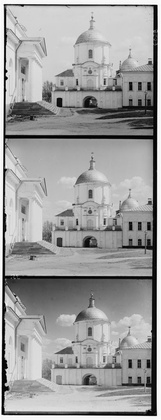
%> input picture part1/part1_6.jpg, 161 x 420 px, shrunk from 393 x 1024 before the run
$ octave part1.m   (GNU Octave 9; MATLAB toolbox functions it lacks are replaced by stand-ins)
%> lines starting %> are read from the running program, lines starting %| are printed output that depends on the picture
% CSE 473/573 Programming Assignment 1, starter Matlab code
% Adapted from A. Efros
% (http://graphics.cs.cmu.edu/courses/15-463/2010_fall/hw/proj1/)
% and R. Fergus
% http://cs.nyu.edu/~fergus/teaching/vision/assign1.pdf
clear all; close all; clc;
% name of the input file
imname = 'part1_6.jpg';

% read in the image
fullim = imread(imname);
%> fullim is the input picture: size 420x161 uint8; min 0, max 255, mean 157.6

% convert to double matrix
fullim = im2double(fullim);
%> fullim: size 420x161 double

% compute the height of each part (just 1/3 of total)
height = floor(size(fullim,1)/3);
%> height = 140
% separate color channels
B = fullim(1:height,:);
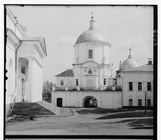
%> B: size 140x161 double; min 0, max 1, mean 0.625
G = fullim(height+1:height*2,:);
R = fullim(height*2+1:height*3,:);
% Perform edge detection over all images i.e. B,G,R
eB = edge(B,'canny');
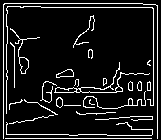
%> eB: size 140x161 logical; 10.2% white in thin lines or dots
eG = edge(G,'canny');
eR = edge(R,'canny');
%--------------------------------------------END
% Align the images
% Functions that might be useful to you for aligning the images include:
% "circshift", "sum"
% Finding the least SSD and then finding the displacement points
% between eG and eB--------------------------BEGIN
min = inf;
for i=-20:20

    for j=-20:20
        cG = circshift(eG,[i j] );
        s = sum(sum((eB-cG).^2));
        if s <= min
            min = s;
            i1 = i;
            j1 = j;
        end

    end
end
%> after the loop, i1 = 0; j1 = 0; min = 2402
%--------------------------------------------END
% Perform the displacement here: ---- BEGIN
Gs = circshift(eG,[i1 j1]);
G1 = circshift(G,[i1 j1]);
% ----------------------------------- END

% Finding the least SSD and then finding the displacement points
% between Gs and eR--------------------------BEGIN
min1 = inf;
for i=-20:20
    for j=-20:20
        cR = circshift(eR,[i j]);
        s1 = sum(sum((Gs-cR).^2));
        if s1 <= min1
            min1 = s1;
            i2 = i;
            j2 = j;
        end

    end
end
%> after the loop, i2 = 2; j2 = 1; min1 = 1669
%--------------------------------------------END

% Perform the displacement here: ---- BEGIN
R1 = circshift(R,[i2 j2]);
% ----------------------------------- END

% open figure
%% figure(1);
% create a color image (3D array)
% ... use the "cat" command
f = cat(3,R1,G1,B);
% show the resulting image
% ... use the "imshow" command
imshow(f);
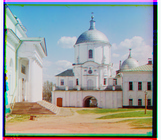
%> displayed picture: size 140x161x3, on the screen's scale of 0 to 255; mean R, G, B 153.6, 160, 159.3
% save result image
imwrite(colorim,['result-' imname]);

$ run again, with part1/part1_1.jpg copied over part1/part1_6.jpg
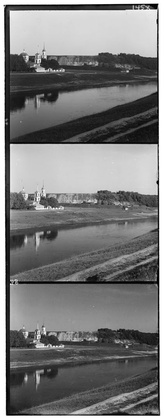
%> input picture part1/part1_1.jpg, 164 x 420 px, shrunk from 400 x 1024 before the run
%> fullim is the input picture: size 420x164 uint8; min 0, max 255, mean 124
%> fullim: size 420x164 double
%> `eB = edge(B,'canny');`:
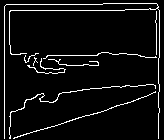
%> eB: size 140x164 logical; 6% white in thin lines or dots
%> after the loop `for i=-20:20`: i1 = 2; j1 = 0; min = 1624
%> after the loop `for i=-20:20`: i2 = 4; j2 = 0; min1 = 1722
%> `imshow(f);`:
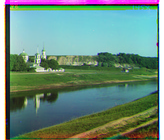
%> displayed picture: size 140x164x3, on the screen's scale of 0 to 255; mean R, G, B 107.2, 139.2, 125.6

$ run again, with part1/part1_3.jpg copied over part1/part1_6.jpg
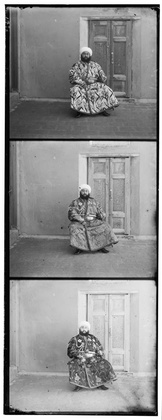
%> input picture part1/part1_3.jpg, 162 x 420 px, shrunk from 394 x 1024 before the run
%> fullim is the input picture: size 420x162 uint8; min 0, max 255, mean 145.2
%> fullim: size 420x162 double
%> `eB = edge(B,'canny');`:
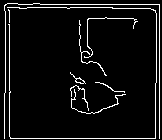
%> eB: size 140x162 logical; 6.2% white in thin lines or dots
%> after the loop `for i=-20:20`: i1 = 3; j1 = 1; min = 1626
%> after the loop `for i=-20:20`: i2 = 9; j2 = 1; min1 = 1277
%> `imshow(f);`:
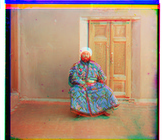
%> displayed picture: size 140x162x3, on the screen's scale of 0 to 255; mean R, G, B 173.4, 142.5, 119.7
